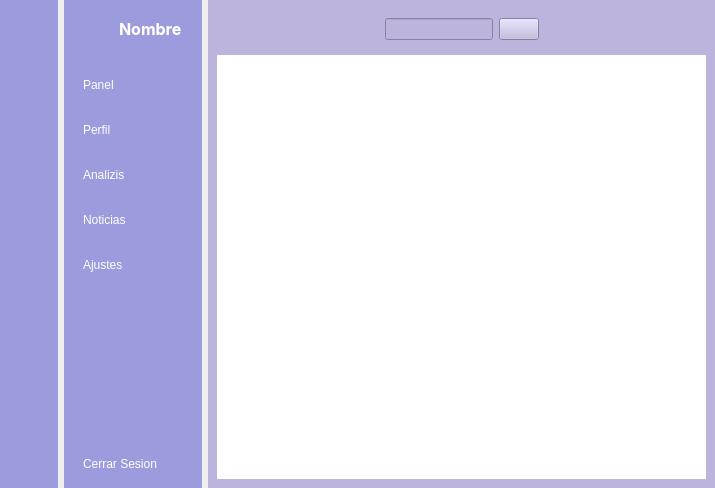
<?xml version="1.0" encoding="UTF-8"?>
<ui version="4.0">
 <class>Dialog</class>
 <widget class="QDialog" name="Dialog">
  <property name="geometry">
   <rect>
    <x>0</x>
    <y>0</y>
    <width>715</width>
    <height>488</height>
   </rect>
  </property>
  <property name="windowTitle">
   <string>Dialog</string>
  </property>
  <property name="styleSheet">
   <string notr="true"/>
  </property>
  <layout class="QGridLayout" name="gridLayout">
   <property name="leftMargin">
    <number>0</number>
   </property>
   <property name="topMargin">
    <number>0</number>
   </property>
   <property name="rightMargin">
    <number>0</number>
   </property>
   <property name="bottomMargin">
    <number>0</number>
   </property>
   <item row="0" column="0">
    <widget class="QWidget" name="Icono_Widget" native="true">
     <property name="styleSheet">
      <string notr="true">QWidget{
     
	background-color: rgb(155, 155, 221);
}

QPushButton {
	
	color: white;
	height:30px;
	border:none;
	border-radius:10px;
}

QPushButton:checked{
	background-color: #F5FAFE;
	color:#1F95EF;
	font-weight:bold;
	
}</string>
     </property>
     <layout class="QVBoxLayout" name="verticalLayout_2">
      <item>
       <layout class="QHBoxLayout" name="horizontalLayout_4">
        <item>
         <widget class="QLabel" name="Persona">
          <property name="minimumSize">
           <size>
            <width>40</width>
            <height>40</height>
           </size>
          </property>
          <property name="maximumSize">
           <size>
            <width>40</width>
            <height>40</height>
           </size>
          </property>
          <property name="text">
           <string/>
          </property>
          <property name="pixmap">
           <pixmap resource="recursos.qrc">:/Iconos/person_50dp_000000_FILL0_wght400_GRAD0_opsz48.png</pixmap>
          </property>
          <property name="scaledContents">
           <bool>true</bool>
          </property>
         </widget>
        </item>
       </layout>
      </item>
      <item>
       <layout class="QVBoxLayout" name="verticalLayout">
        <property name="spacing">
         <number>15</number>
        </property>
        <property name="topMargin">
         <number>15</number>
        </property>
        <item>
         <widget class="QPushButton" name="Panel_icono">
          <property name="text">
           <string/>
          </property>
          <property name="icon">
           <iconset resource="recursos.qrc">
            <normaloff>:/Iconos/dashboard_customize_24dp_FFFFFF_FILL0_wght400_GRAD0_opsz24.png</normaloff>
            <normalon>:/Iconos/dashboard_customize_24dp_000000_FILL0_wght400_GRAD0_opsz24.png</normalon>:/Iconos/dashboard_customize_24dp_FFFFFF_FILL0_wght400_GRAD0_opsz24.png</iconset>
          </property>
          <property name="checkable">
           <bool>true</bool>
          </property>
          <property name="autoExclusive">
           <bool>true</bool>
          </property>
         </widget>
        </item>
        <item>
         <widget class="QPushButton" name="Perfil_icono">
          <property name="text">
           <string/>
          </property>
          <property name="icon">
           <iconset resource="recursos.qrc">
            <normaloff>:/Iconos/person_24dp_FFFFFF_FILL0_wght400_GRAD0_opsz24.png</normaloff>
            <normalon>:/Iconos/person_24dp_000000_FILL0_wght400_GRAD0_opsz24.png</normalon>:/Iconos/person_24dp_FFFFFF_FILL0_wght400_GRAD0_opsz24.png</iconset>
          </property>
          <property name="checkable">
           <bool>true</bool>
          </property>
          <property name="autoExclusive">
           <bool>true</bool>
          </property>
         </widget>
        </item>
        <item>
         <widget class="QPushButton" name="Analizis_icono">
          <property name="text">
           <string/>
          </property>
          <property name="icon">
           <iconset resource="recursos.qrc">
            <normaloff>:/Iconos/analytics_24dp_FFFFFF_FILL0_wght400_GRAD0_opsz24.png</normaloff>
            <normalon>:/Iconos/analytics_24dp_000000_FILL0_wght400_GRAD0_opsz24.png</normalon>:/Iconos/analytics_24dp_FFFFFF_FILL0_wght400_GRAD0_opsz24.png</iconset>
          </property>
          <property name="checkable">
           <bool>true</bool>
          </property>
          <property name="autoExclusive">
           <bool>true</bool>
          </property>
         </widget>
        </item>
        <item>
         <widget class="QPushButton" name="Noticias_icono">
          <property name="text">
           <string/>
          </property>
          <property name="icon">
           <iconset resource="recursos.qrc">
            <normaloff>:/Iconos/notifications_24dp_FFFFFF_FILL0_wght400_GRAD0_opsz24.png</normaloff>
            <normalon>:/Iconos/notifications_24dp_000000_FILL0_wght400_GRAD0_opsz24.png</normalon>:/Iconos/notifications_24dp_FFFFFF_FILL0_wght400_GRAD0_opsz24.png</iconset>
          </property>
          <property name="checkable">
           <bool>true</bool>
          </property>
          <property name="autoExclusive">
           <bool>true</bool>
          </property>
         </widget>
        </item>
        <item>
         <widget class="QPushButton" name="Ajustes_icono">
          <property name="text">
           <string/>
          </property>
          <property name="icon">
           <iconset resource="recursos.qrc">
            <normaloff>:/Iconos/settings_24dp_FFFFFF_FILL0_wght400_GRAD0_opsz24.png</normaloff>
            <normalon>:/Iconos/settings_24dp_000000_FILL0_wght400_GRAD0_opsz24.png</normalon>:/Iconos/settings_24dp_FFFFFF_FILL0_wght400_GRAD0_opsz24.png</iconset>
          </property>
          <property name="checkable">
           <bool>true</bool>
          </property>
          <property name="autoExclusive">
           <bool>true</bool>
          </property>
         </widget>
        </item>
       </layout>
      </item>
      <item>
       <spacer name="Barra_Espacio">
        <property name="orientation">
         <enum>Qt::Orientation::Vertical</enum>
        </property>
        <property name="sizeHint" stdset="0">
         <size>
          <width>20</width>
          <height>104</height>
         </size>
        </property>
       </spacer>
      </item>
      <item>
       <widget class="QPushButton" name="cerrar_sesion_Icono">
        <property name="text">
         <string/>
        </property>
        <property name="icon">
         <iconset resource="recursos.qrc">
          <normaloff>:/Iconos/power_settings_new_24dp_FFFFFF_FILL0_wght400_GRAD0_opsz24.png</normaloff>:/Iconos/power_settings_new_24dp_FFFFFF_FILL0_wght400_GRAD0_opsz24.png</iconset>
        </property>
        <property name="checkable">
         <bool>true</bool>
        </property>
        <property name="autoExclusive">
         <bool>true</bool>
        </property>
       </widget>
      </item>
     </layout>
    </widget>
   </item>
   <item row="0" column="2">
    <widget class="QWidget" name="Mainn_principal_Widget" native="true">
     <property name="styleSheet">
      <string notr="true">background-color: rgb(189, 180, 222);</string>
     </property>
     <layout class="QVBoxLayout" name="verticalLayout_6">
      <item>
       <widget class="QWidget" name="Encabezado" native="true">
        <layout class="QVBoxLayout" name="verticalLayout_5">
         <item>
          <layout class="QHBoxLayout" name="horizontalLayout_2">
           <item>
            <widget class="QPushButton" name="Menu_icono">
             <property name="styleSheet">
              <string notr="true">border:none;</string>
             </property>
             <property name="text">
              <string/>
             </property>
             <property name="icon">
              <iconset resource="recursos.qrc">
               <normaloff>:/Iconos/menu_24dp_000000_FILL0_wght400_GRAD0_opsz24.png</normaloff>:/Iconos/menu_24dp_000000_FILL0_wght400_GRAD0_opsz24.png</iconset>
             </property>
             <property name="iconSize">
              <size>
               <width>20</width>
               <height>20</height>
              </size>
             </property>
             <property name="checkable">
              <bool>true</bool>
             </property>
             <property name="autoExclusive">
              <bool>true</bool>
             </property>
            </widget>
           </item>
           <item>
            <spacer name="horizontalSpacer">
             <property name="orientation">
              <enum>Qt::Orientation::Horizontal</enum>
             </property>
             <property name="sizeHint" stdset="0">
              <size>
               <width>18</width>
               <height>20</height>
              </size>
             </property>
            </spacer>
           </item>
           <item>
            <layout class="QHBoxLayout" name="horizontalLayout">
             <item>
              <widget class="QLineEdit" name="Buscador_Qline"/>
             </item>
             <item>
              <widget class="QPushButton" name="Buscador_icono">
               <property name="text">
                <string/>
               </property>
               <property name="icon">
                <iconset resource="recursos.qrc">
                 <normaloff>:/Iconos/search_24dp_000000_FILL0_wght400_GRAD0_opsz24.png</normaloff>:/Iconos/search_24dp_000000_FILL0_wght400_GRAD0_opsz24.png</iconset>
               </property>
               <property name="iconSize">
                <size>
                 <width>20</width>
                 <height>20</height>
                </size>
               </property>
              </widget>
             </item>
            </layout>
           </item>
           <item>
            <spacer name="horizontalSpacer_2">
             <property name="orientation">
              <enum>Qt::Orientation::Horizontal</enum>
             </property>
             <property name="sizeHint" stdset="0">
              <size>
               <width>40</width>
               <height>20</height>
              </size>
             </property>
            </spacer>
           </item>
           <item>
            <widget class="QPushButton" name="perfil_buscador_icono">
             <property name="styleSheet">
              <string notr="true">border:none;</string>
             </property>
             <property name="text">
              <string/>
             </property>
             <property name="icon">
              <iconset resource="recursos.qrc">
               <normaloff>:/Iconos/account_circle_48dp_000000_FILL0_wght400_GRAD0_opsz48.png</normaloff>:/Iconos/account_circle_48dp_000000_FILL0_wght400_GRAD0_opsz48.png</iconset>
             </property>
             <property name="iconSize">
              <size>
               <width>24</width>
               <height>24</height>
              </size>
             </property>
            </widget>
           </item>
          </layout>
         </item>
        </layout>
       </widget>
      </item>
      <item>
       <widget class="QStackedWidget" name="MultiVentanas_Widget">
        <property name="styleSheet">
         <string notr="true">background-color: rgb(255, 255, 255);</string>
        </property>
        <property name="currentIndex">
         <number>2</number>
        </property>
        <widget class="QWidget" name="Panel"/>
        <widget class="QWidget" name="Noticias"/>
        <widget class="QWidget" name="Ajustes"/>
        <widget class="QWidget" name="Analizis"/>
        <widget class="QWidget" name="Perfil"/>
       </widget>
      </item>
     </layout>
    </widget>
   </item>
   <item row="0" column="1">
    <widget class="QWidget" name="Nombres_Widget" native="true">
     <property name="styleSheet">
      <string notr="true">QWidget{
     
	background-color: rgb(155, 155, 221);
	color:white;
}

QPushButton {
	color:white;
	text-align:left;
	height:30px;
	border:none;
	padding-left:10px;
	border-top-left-radius:10px;
	border-bottom-left-radius:10px;
}

QPushButton:checked{
	background-color: #F5FAFE;
	color:#1F95EF;
	font-weight:bold;
	
}</string>
     </property>
     <layout class="QVBoxLayout" name="verticalLayout_4">
      <property name="rightMargin">
       <number>0</number>
      </property>
      <item>
       <layout class="QHBoxLayout" name="horizontalLayout_3">
        <property name="topMargin">
         <number>0</number>
        </property>
        <property name="rightMargin">
         <number>20</number>
        </property>
        <item>
         <widget class="QLabel" name="Perfil_nombre">
          <property name="minimumSize">
           <size>
            <width>40</width>
            <height>40</height>
           </size>
          </property>
          <property name="maximumSize">
           <size>
            <width>40</width>
            <height>40</height>
           </size>
          </property>
          <property name="text">
           <string/>
          </property>
          <property name="pixmap">
           <pixmap resource="recursos.qrc">:/Iconos/person_50dp_000000_FILL0_wght400_GRAD0_opsz48.png</pixmap>
          </property>
          <property name="scaledContents">
           <bool>true</bool>
          </property>
         </widget>
        </item>
        <item>
         <widget class="QLabel" name="Nombre_usuarios">
          <property name="font">
           <font>
            <family>Inter</family>
            <pointsize>12</pointsize>
            <italic>false</italic>
            <bold>true</bold>
           </font>
          </property>
          <property name="text">
           <string>Nombre</string>
          </property>
         </widget>
        </item>
       </layout>
      </item>
      <item>
       <layout class="QVBoxLayout" name="verticalLayout_3">
        <property name="spacing">
         <number>15</number>
        </property>
        <property name="leftMargin">
         <number>0</number>
        </property>
        <property name="topMargin">
         <number>15</number>
        </property>
        <item>
         <widget class="QPushButton" name="panel_nombre">
          <property name="text">
           <string>Panel</string>
          </property>
          <property name="icon">
           <iconset resource="recursos.qrc">
            <normaloff>:/Iconos/dashboard_customize_24dp_FFFFFF_FILL0_wght400_GRAD0_opsz24.png</normaloff>
            <normalon>:/Iconos/dashboard_customize_24dp_000000_FILL0_wght400_GRAD0_opsz24.png</normalon>:/Iconos/dashboard_customize_24dp_FFFFFF_FILL0_wght400_GRAD0_opsz24.png</iconset>
          </property>
          <property name="checkable">
           <bool>true</bool>
          </property>
          <property name="autoExclusive">
           <bool>true</bool>
          </property>
         </widget>
        </item>
        <item>
         <widget class="QPushButton" name="perfil_nombre">
          <property name="text">
           <string>Perfil</string>
          </property>
          <property name="icon">
           <iconset resource="recursos.qrc">
            <normaloff>:/Iconos/person_24dp_FFFFFF_FILL0_wght400_GRAD0_opsz24.png</normaloff>
            <normalon>:/Iconos/person_24dp_000000_FILL0_wght400_GRAD0_opsz24.png</normalon>:/Iconos/person_24dp_FFFFFF_FILL0_wght400_GRAD0_opsz24.png</iconset>
          </property>
          <property name="checkable">
           <bool>true</bool>
          </property>
          <property name="autoExclusive">
           <bool>true</bool>
          </property>
         </widget>
        </item>
        <item>
         <widget class="QPushButton" name="analizis_nombre">
          <property name="text">
           <string>Analizis</string>
          </property>
          <property name="icon">
           <iconset resource="recursos.qrc">
            <normaloff>:/Iconos/analytics_24dp_FFFFFF_FILL0_wght400_GRAD0_opsz24.png</normaloff>
            <normalon>:/Iconos/analytics_24dp_000000_FILL0_wght400_GRAD0_opsz24.png</normalon>:/Iconos/analytics_24dp_FFFFFF_FILL0_wght400_GRAD0_opsz24.png</iconset>
          </property>
          <property name="checkable">
           <bool>true</bool>
          </property>
          <property name="autoExclusive">
           <bool>true</bool>
          </property>
         </widget>
        </item>
        <item>
         <widget class="QPushButton" name="noticias_nombre">
          <property name="text">
           <string>Noticias</string>
          </property>
          <property name="icon">
           <iconset resource="recursos.qrc">
            <normaloff>:/Iconos/notifications_24dp_FFFFFF_FILL0_wght400_GRAD0_opsz24.png</normaloff>
            <normalon>:/Iconos/notifications_24dp_000000_FILL0_wght400_GRAD0_opsz24.png</normalon>:/Iconos/notifications_24dp_FFFFFF_FILL0_wght400_GRAD0_opsz24.png</iconset>
          </property>
          <property name="checkable">
           <bool>true</bool>
          </property>
          <property name="autoExclusive">
           <bool>true</bool>
          </property>
         </widget>
        </item>
        <item>
         <widget class="QPushButton" name="ajustes_nombre">
          <property name="text">
           <string>Ajustes</string>
          </property>
          <property name="icon">
           <iconset resource="recursos.qrc">
            <normaloff>:/Iconos/settings_24dp_FFFFFF_FILL0_wght400_GRAD0_opsz24.png</normaloff>
            <normalon>:/Iconos/settings_24dp_000000_FILL0_wght400_GRAD0_opsz24.png</normalon>:/Iconos/settings_24dp_FFFFFF_FILL0_wght400_GRAD0_opsz24.png</iconset>
          </property>
          <property name="checkable">
           <bool>true</bool>
          </property>
          <property name="autoExclusive">
           <bool>true</bool>
          </property>
         </widget>
        </item>
       </layout>
      </item>
      <item>
       <spacer name="verticalSpacer_2">
        <property name="orientation">
         <enum>Qt::Orientation::Vertical</enum>
        </property>
        <property name="sizeHint" stdset="0">
         <size>
          <width>20</width>
          <height>164</height>
         </size>
        </property>
       </spacer>
      </item>
      <item>
       <widget class="QPushButton" name="cerrar_sesion">
        <property name="text">
         <string>Cerrar Sesion</string>
        </property>
        <property name="icon">
         <iconset resource="recursos.qrc">
          <normaloff>:/Iconos/power_settings_new_24dp_FFFFFF_FILL0_wght400_GRAD0_opsz24.png</normaloff>:/Iconos/power_settings_new_24dp_FFFFFF_FILL0_wght400_GRAD0_opsz24.png</iconset>
        </property>
        <property name="checkable">
         <bool>true</bool>
        </property>
        <property name="autoExclusive">
         <bool>true</bool>
        </property>
       </widget>
      </item>
     </layout>
    </widget>
   </item>
  </layout>
 </widget>
 <resources>
  <include location="recursos.qrc"/>
 </resources>
 <connections>
  <connection>
   <sender>Menu_icono</sender>
   <signal>toggled(bool)</signal>
   <receiver>Icono_Widget</receiver>
   <slot>setHidden(bool)</slot>
   <hints>
    <hint type="sourcelabel">
     <x>253</x>
     <y>44</y>
    </hint>
    <hint type="destinationlabel">
     <x>55</x>
     <y>323</y>
    </hint>
   </hints>
  </connection>
  <connection>
   <sender>Noticias_icono</sender>
   <signal>toggled(bool)</signal>
   <receiver>noticias_nombre</receiver>
   <slot>setChecked(bool)</slot>
   <hints>
    <hint type="sourcelabel">
     <x>26</x>
     <y>223</y>
    </hint>
    <hint type="destinationlabel">
     <x>122</x>
     <y>228</y>
    </hint>
   </hints>
  </connection>
  <connection>
   <sender>Analizis_icono</sender>
   <signal>toggled(bool)</signal>
   <receiver>analizis_nombre</receiver>
   <slot>setChecked(bool)</slot>
   <hints>
    <hint type="sourcelabel">
     <x>26</x>
     <y>179</y>
    </hint>
    <hint type="destinationlabel">
     <x>105</x>
     <y>170</y>
    </hint>
   </hints>
  </connection>
  <connection>
   <sender>Panel_icono</sender>
   <signal>toggled(bool)</signal>
   <receiver>panel_nombre</receiver>
   <slot>setChecked(bool)</slot>
   <hints>
    <hint type="sourcelabel">
     <x>24</x>
     <y>88</y>
    </hint>
    <hint type="destinationlabel">
     <x>113</x>
     <y>89</y>
    </hint>
   </hints>
  </connection>
  <connection>
   <sender>Perfil_icono</sender>
   <signal>toggled(bool)</signal>
   <receiver>perfil_nombre</receiver>
   <slot>setChecked(bool)</slot>
   <hints>
    <hint type="sourcelabel">
     <x>36</x>
     <y>127</y>
    </hint>
    <hint type="destinationlabel">
     <x>101</x>
     <y>132</y>
    </hint>
   </hints>
  </connection>
  <connection>
   <sender>ajustes_nombre</sender>
   <signal>toggled(bool)</signal>
   <receiver>Ajustes_icono</receiver>
   <slot>setChecked(bool)</slot>
   <hints>
    <hint type="sourcelabel">
     <x>102</x>
     <y>263</y>
    </hint>
    <hint type="destinationlabel">
     <x>26</x>
     <y>271</y>
    </hint>
   </hints>
  </connection>
  <connection>
   <sender>Ajustes_icono</sender>
   <signal>toggled(bool)</signal>
   <receiver>ajustes_nombre</receiver>
   <slot>setChecked(bool)</slot>
   <hints>
    <hint type="sourcelabel">
     <x>36</x>
     <y>260</y>
    </hint>
    <hint type="destinationlabel">
     <x>100</x>
     <y>260</y>
    </hint>
   </hints>
  </connection>
  <connection>
   <sender>analizis_nombre</sender>
   <signal>toggled(bool)</signal>
   <receiver>Analizis_icono</receiver>
   <slot>setChecked(bool)</slot>
   <hints>
    <hint type="sourcelabel">
     <x>137</x>
     <y>179</y>
    </hint>
    <hint type="destinationlabel">
     <x>20</x>
     <y>184</y>
    </hint>
   </hints>
  </connection>
  <connection>
   <sender>perfil_nombre</sender>
   <signal>toggled(bool)</signal>
   <receiver>Perfil_icono</receiver>
   <slot>setChecked(bool)</slot>
   <hints>
    <hint type="sourcelabel">
     <x>128</x>
     <y>139</y>
    </hint>
    <hint type="destinationlabel">
     <x>18</x>
     <y>133</y>
    </hint>
   </hints>
  </connection>
  <connection>
   <sender>panel_nombre</sender>
   <signal>toggled(bool)</signal>
   <receiver>Panel_icono</receiver>
   <slot>setChecked(bool)</slot>
   <hints>
    <hint type="sourcelabel">
     <x>157</x>
     <y>86</y>
    </hint>
    <hint type="destinationlabel">
     <x>30</x>
     <y>97</y>
    </hint>
   </hints>
  </connection>
  <connection>
   <sender>noticias_nombre</sender>
   <signal>toggled(bool)</signal>
   <receiver>Noticias_icono</receiver>
   <slot>setChecked(bool)</slot>
   <hints>
    <hint type="sourcelabel">
     <x>113</x>
     <y>215</y>
    </hint>
    <hint type="destinationlabel">
     <x>21</x>
     <y>221</y>
    </hint>
   </hints>
  </connection>
  <connection>
   <sender>Menu_icono</sender>
   <signal>toggled(bool)</signal>
   <receiver>Nombres_Widget</receiver>
   <slot>setVisible(bool)</slot>
   <hints>
    <hint type="sourcelabel">
     <x>233</x>
     <y>43</y>
    </hint>
    <hint type="destinationlabel">
     <x>163</x>
     <y>303</y>
    </hint>
   </hints>
  </connection>
  <connection>
   <sender>cerrar_sesion_Icono</sender>
   <signal>toggled(bool)</signal>
   <receiver>Dialog</receiver>
   <slot>close()</slot>
   <hints>
    <hint type="sourcelabel">
     <x>30</x>
     <y>466</y>
    </hint>
    <hint type="destinationlabel">
     <x>32</x>
     <y>508</y>
    </hint>
   </hints>
  </connection>
  <connection>
   <sender>cerrar_sesion</sender>
   <signal>toggled(bool)</signal>
   <receiver>Dialog</receiver>
   <slot>close()</slot>
   <hints>
    <hint type="sourcelabel">
     <x>153</x>
     <y>456</y>
    </hint>
    <hint type="destinationlabel">
     <x>139</x>
     <y>506</y>
    </hint>
   </hints>
  </connection>
 </connections>
</ui>
